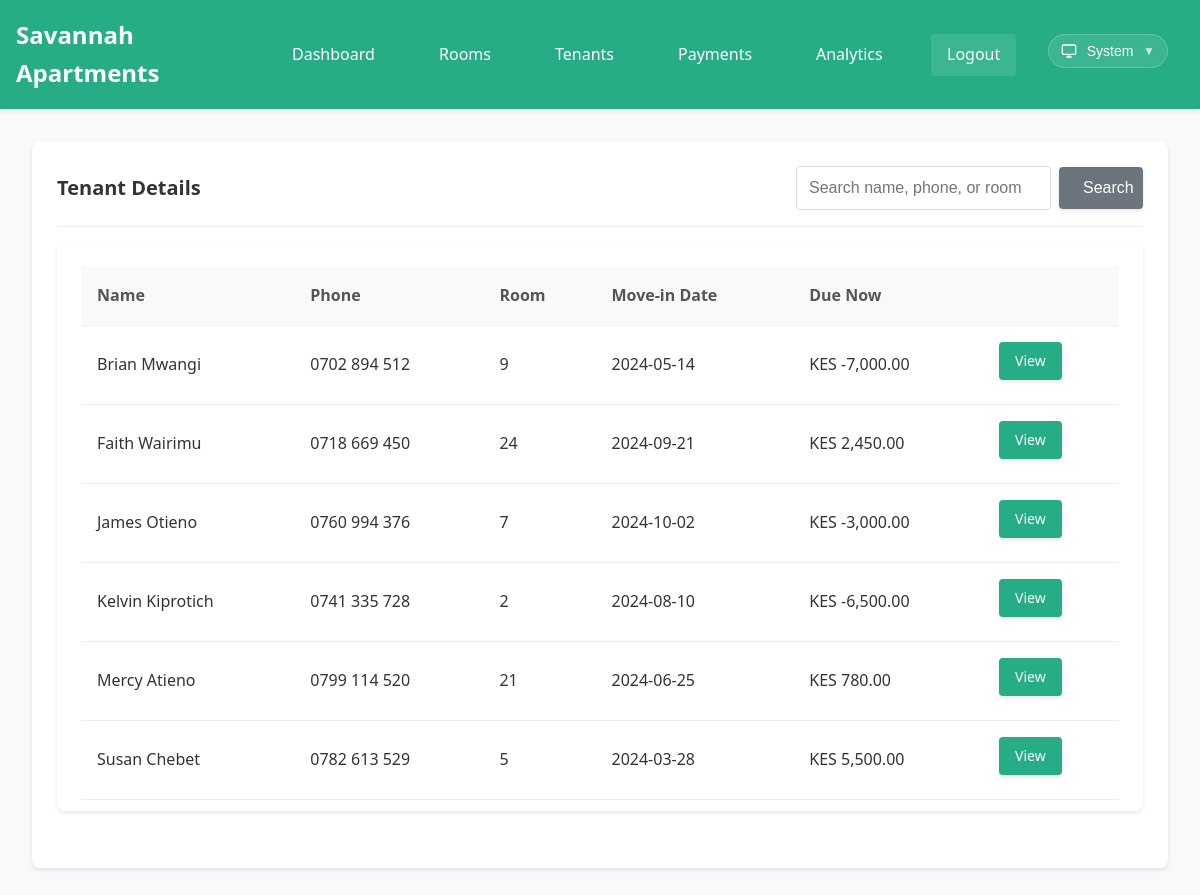
Before: /tenant-details (signed in) with the older database file.
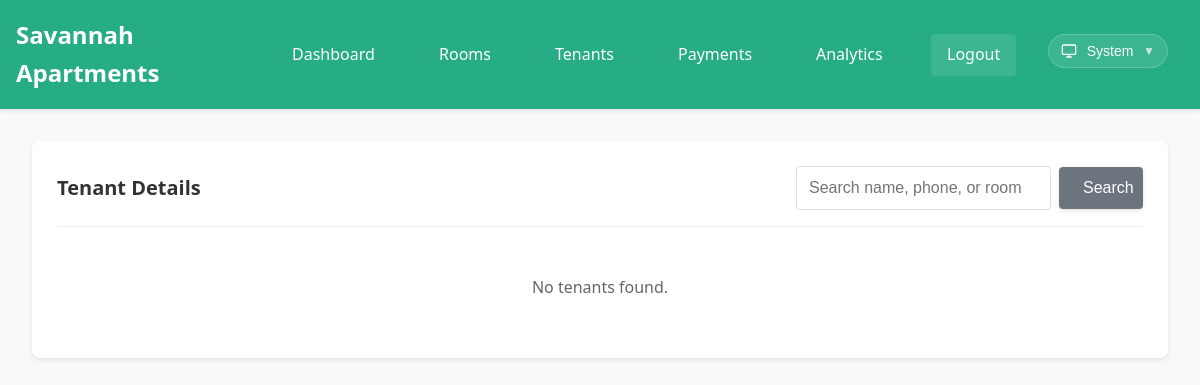
After: the same page with the newer database file.
### tables this page shows
CREATE TABLE tenants (
            tenant_id INTEGER PRIMARY KEY AUTOINCREMENT,
            tenant_name TEXT NOT NULL,
            tenant_phone TEXT NOT NULL,
            room_id INTEGER,
            move_in_date DATE NOT NULL,
            balance REAL DEFAULT 0, credit_balance REAL DEFAULT 0, last_payment_date DATE, first_name TEXT, second_name TEXT, id_number TEXT, next_of_kin_name TEXT, next_of_kin_contact TEXT, relative_name TEXT, relative_id_number TEXT, relative_contact TEXT,
            FOREIGN KEY (room_id) REFERENCES rooms (room_id)
        );

CREATE TABLE rooms (
            room_id INTEGER PRIMARY KEY AUTOINCREMENT,
            room_number TEXT UNIQUE NOT NULL,
            room_type TEXT NOT NULL,
            monthly_rent REAL NOT NULL,
            status TEXT DEFAULT 'vacant'
        );

### app.py (the view)
@app.route('/tenant-details')
@login_required
def tenant_details_list():
    q = request.args.get('q', '').strip()
    conn = get_db_connection()
    base_sql = '''
        SELECT t.tenant_id, t.tenant_name, t.tenant_phone, t.move_in_date, t.last_payment_date,
               r.room_number, r.monthly_rent,
               (
                    SELECT COALESCE(SUM(p2.amount), 0)
                    FROM payments p2
                    WHERE p2.tenant_id = t.tenant_id
                      AND strftime('%Y-%m', p2.payment_date) = strftime('%Y-%m', 'now')
               ) AS paid_this_month,
               (COALESCE(r.monthly_rent,0) - ((
                    SELECT COALESCE(SUM(p3.amount), 0)
                    FROM payments p3
                    WHERE p3.tenant_id = t.tenant_id AND strftime('%Y-%m', p3.payment_date) = strftime('%Y-%m', 'now')
               ) + COALESCE(t.credit_balance,0))) AS current_balance
        FROM tenants t
        LEFT JOIN rooms r ON t.room_id = r.room_id
    '''
    params = []
    if q:
        base_sql += ' WHERE t.tenant_name LIKE ? OR t.tenant_phone LIKE ? OR COALESCE(r.room_number, "") LIKE ?'
        like = f"%{q}%"
        params = [like, like, like]
    base_sql += ' ORDER BY t.tenant_name'
    tenants_list = conn.execute(base_sql, params).fetchall()
    conn.close()
    return render_template('tenant_details_list.html', tenants=tenants_list, q=q)

### app.py (called while the page is built)
@app.template_filter('currency')
def currency_filter(value):
    if value is None:
        return "KES 0.00"
    return f"KES {value:,.2f}"

def get_db_connection():
    conn = sqlite3.connect(DATABASE, timeout=20.0)
    conn.row_factory = sqlite3.Row
    conn.execute('PRAGMA journal_mode=WAL')
    conn.execute('PRAGMA synchronous=NORMAL')
    conn.execute('PRAGMA cache_size=10000')
    conn.execute('PRAGMA temp_store=MEMORY')
    return conn

def login_required(f):
    @wraps(f)
    def decorated_function(*args, **kwargs):
        if 'logged_in' not in session:
            return redirect(url_for('login'))
        return f(*args, **kwargs)
    return decorated_function

### templates/tenant_details_list.html (shortened to what this page needs)
{% extends "base.html" %}
{% block content %}
<div class="card">
    <div class="card-header" style="display:flex;align-items:center;justify-content:space-between;gap:1rem;flex-wrap:wrap;">
        <h1 class="card-title">Tenant Details</h1>
        <form method="GET" action="{{ url_for('tenant_details_list') }}" style="display:flex;gap:.5rem;align-items:center;">
            <input type="text" name="q" value="{{ q }}" class="form-input" placeholder="Search name, phone, or room" style="min-width:240px;">
            <button type="submit" class="btn btn-secondary">Search</button>
        </form>
    </div>
    {% if tenants %}
    <div class="table-container">
        <table class="table">
            <thead>
                <tr>
                    <th>Name</th>
                    <th>Phone</th>
                    <th>Room</th>
                    <th>Move-in Date</th>
                    <th>Due Now</th>
                    <th></th>
                </tr>
            </thead>
            <tbody>
                {% for t in tenants %}
                <tr>
                    <td>{{ t.tenant_name }}</td>
                    <td>{{ t.tenant_phone }}</td>
                    <td>{{ t.room_number or 'No Room' }}</td>
                    <td>{{ t.move_in_date }}</td>
                    <td>{{ t.current_balance|currency }}</td>
                    <td><a class="btn btn-sm" href="{{ url_for('tenant_details_view', tenant_id=t.tenant_id) }}">View</a></td>
                </tr>
                {% endfor %}
            </tbody>
        </table>
    </div>
    {% else %}
    <p style="text-align:center;color:#666;padding:2rem;">No tenants found.</p>
    {% endif %}
</div>
{% endblock %}

Changed rows visible on the page:
removed tenants: tenant_name "Brian Mwangi", tenant_phone "0702 894 512", room_number "9", move_in_date "2024-05-14", current_balance "KES -7,000.00"
removed tenants: tenant_name "Faith Wairimu", tenant_phone "0718 669 450", room_number "24", move_in_date "2024-09-21", current_balance "KES 2,450.00"
removed tenants: tenant_name "James Otieno", tenant_phone "0760 994 376", room_number "7", move_in_date "2024-10-02", current_balance "KES -3,000.00"
removed tenants: tenant_name "Kelvin Kiprotich", tenant_phone "0741 335 728", room_number "2", move_in_date "2024-08-10", current_balance "KES -6,500.00"
removed tenants: tenant_name "Mercy Atieno", tenant_phone "0799 114 520", room_number "21", move_in_date "2024-06-25", current_balance "KES 780.00"
removed tenants: tenant_name "Susan Chebet", tenant_phone "0782 613 529", room_number "5", move_in_date "2024-03-28", current_balance "KES 5,500.00"
Other visible differences:
text no longer shown: "Name Phone Room Move-in Date Due Now"
text now shown: "No tenants found."
